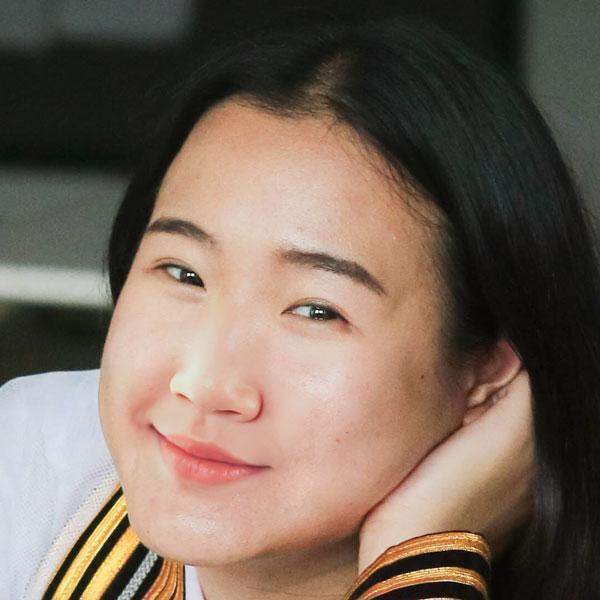
%> input picture SCDL/Data/Training_human_face/10.jpg, 600 x 600 px; its folder holds only this picture in this run
$ octave Demo_Dictionary_Training.m   (GNU Octave 9; MATLAB toolbox functions it lacks are replaced by stand-ins)
%> lines starting %> are read from the running program, lines starting %| are printed output that depends on the picture
### SCDL/rnd_smp_patch.m
function [Xh, Xl] = rnd_smp_patch(img_path, type, patch_size, num_patch, upscale)
%> called with img_path = 'Data/Training_human_face', type = '*.jpg', patch_size = 5, num_patch = 10000, upscale = 2

img_dir = dir(fullfile(img_path, type));

Xh = [];
Xl = [];

img_num = length(img_dir);
nper_img = zeros(1, img_num);

for ii = 1:length(img_dir),
    im = imread(fullfile(img_path, img_dir(ii).name));
%> im is the input picture: size 600x600x3 uint8; mean R, G, B 120, 103.3, 90.9
    nper_img(ii) = prod(size(im));
end

nper_img = floor(nper_img*num_patch/sum(nper_img));
%> nper_img = 10000

for ii = 1:img_num,
    patch_num = nper_img(ii);
%> patch_num = 10000
    im = imread(fullfile(img_path, img_dir(ii).name));
    [H, L] = sample_patches(im, patch_size, patch_num, upscale);
    Xh = [Xh, H];
    Xl = [Xl, L];
end

patch_path = ['Training/rnd_patches_' num2str(patch_size) '_' num2str(num_patch) '_s' num2str(upscale) '.mat'];
save(patch_path, 'Xh', 'Xl');

### SCDL/sample_patches.m
function [HP, LP] = sample_patches(im, patch_size, patch_num, upscale)
%> called with patch_size = 5, patch_num = 10000, upscale = 2

if size(im, 3) == 3,
    hIm = rgb2gray(im);
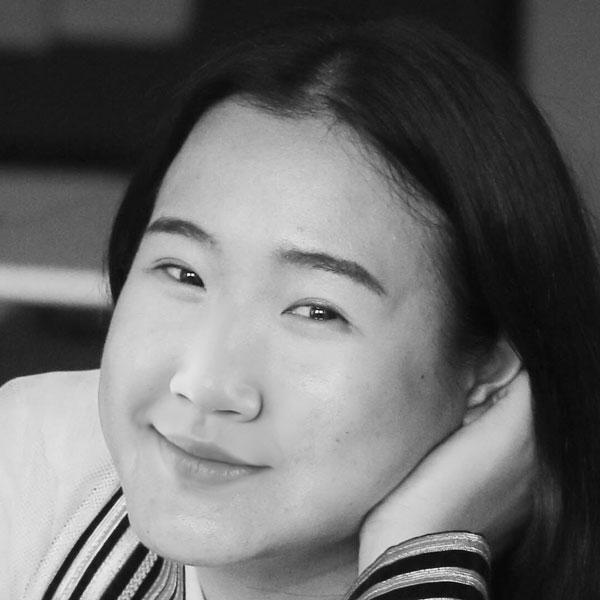
%> hIm: size 600x600 uint8; min 1, max 254, mean 106.9
else
    hIm = im;
end

% generate low resolution counter parts
lIm = imresize(hIm, 1/upscale, 'bicubic');
lIm = imresize(lIm, size(hIm), 'bicubic');
%> lIm: size 600x600 uint8
[nrow, ncol] = size(hIm);
%> nrow = 600; ncol = 600

x = randperm(nrow-2*patch_size-1) + patch_size;
y = randperm(ncol-2*patch_size-1) + patch_size;

[X,Y] = meshgrid(x,y);

xrow = X(:);
ycol = Y(:);

if patch_num < length(xrow),
    xrow = xrow(1:patch_num);
    ycol = ycol(1:patch_num);
end

patch_num = length(xrow);
%> patch_num = 10000

hIm = double(hIm);
%> hIm: size 600x600 double
lIm = double(lIm);
%> lIm: size 600x600 double

H = zeros(patch_size^2,     length(xrow));
L = zeros(4*patch_size^2,   length(xrow));

% compute the first and second order gradients
hf1 = [-1,0,1];
vf1 = [-1,0,1]';

lImG11 = conv2(lIm, hf1,'same');
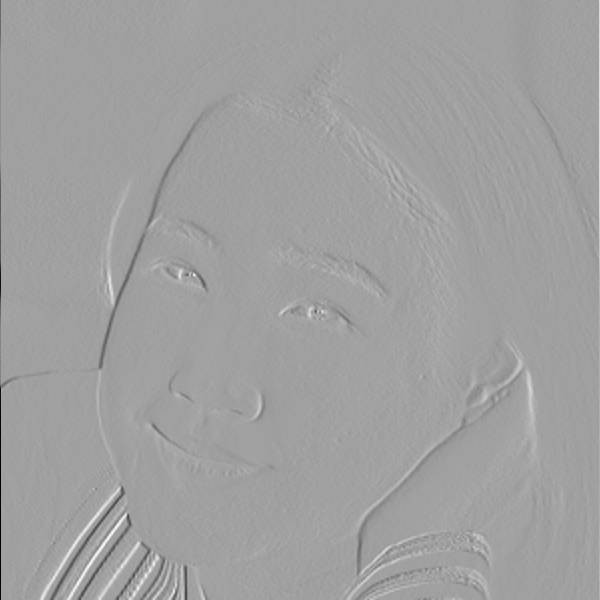
%> lImG11: size 600x600 double; min -222, max 131, mean 0.1; drawn with min black and max white
lImG12 = conv2(lIm, vf1,'same');
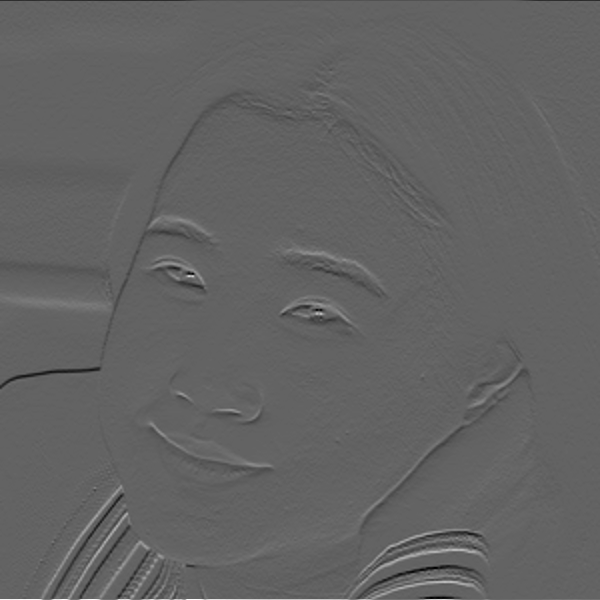
%> lImG12: size 600x600 double; min -141, max 222, mean -0.1; drawn with min black and max white

hf2 = [1,0,-2,0,1];
vf2 = [1,0,-2,0,1]';

lImG21 = conv2(lIm,hf2,'same');
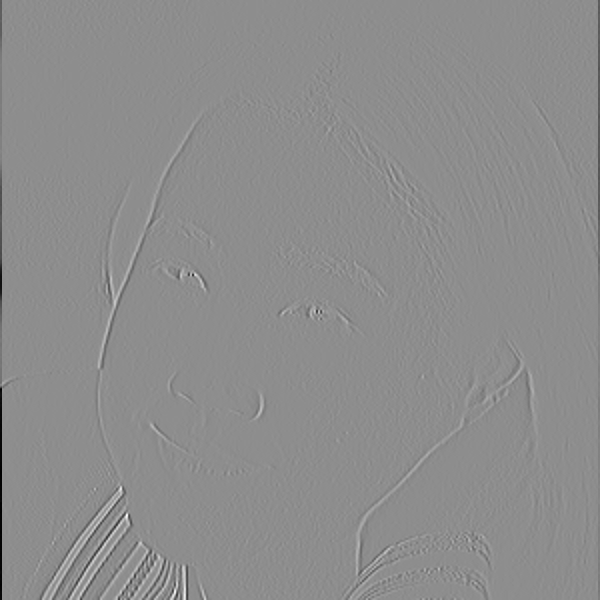
%> lImG21: size 600x600 double; min -225, max 180, mean -0.5; drawn with min black and max white
lImG22 = conv2(lIm,vf2,'same');
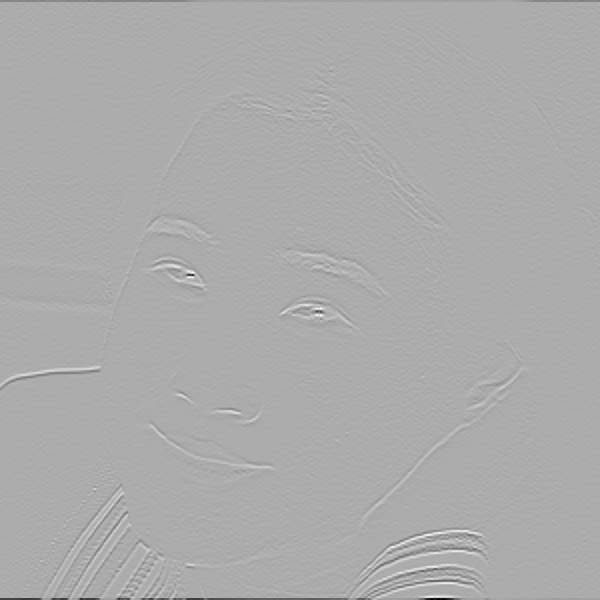
%> lImG22: size 600x600 double; min -339, max 163, mean -0.5; drawn with min black and max white

for ii = 1:patch_num,
    row = xrow(ii);
    col = ycol(ii);

    Hpatch = hIm(row:row+patch_size-1,col:col+patch_size-1);

    Lpatch1 = lImG11(row:row+patch_size-1,col:col+patch_size-1);
    Lpatch2 = lImG12(row:row+patch_size-1,col:col+patch_size-1);
    Lpatch3 = lImG21(row:row+patch_size-1,col:col+patch_size-1);
    Lpatch4 = lImG22(row:row+patch_size-1,col:col+patch_size-1);

    Lpatch = [Lpatch1(:),Lpatch2(:),Lpatch3(:),Lpatch4(:)];
    Lpatch = Lpatch(:);

    HP(:,ii) = Hpatch(:)-mean(Hpatch(:));
    LP(:,ii) = Lpatch;
end

### SCDL/patch_pruning.m
function [Xh, Xl] = patch_pruning(Xh, Xl, threshold)
%> called with threshold = 10

pvars = var(Xh, 0, 1);

idx = pvars > threshold;
%> idx = 10000 logical values, 4690 true

Xh = Xh(:, idx);
Xl = Xl(:, idx);

### SCDL/train_coupled_dict.m
function [Dh, Dl] = train_coupled_dict(Xh, Xl, dict_size, lambda, upscale)
%> called with dict_size = 1024, lambda = 0.15, upscale = 2

addpath(genpath('RegularizedSC'));

hDim = size(Xh, 1);
%> hDim = 25
lDim = size(Xl, 1);
%> lDim = 100

% should pre-normalize Xh and Xl !
hNorm = sqrt(sum(Xh.^2));
%> hNorm = 4690 values, max 410.6 at index 4342, min 15.5 at index 4158, mean 47.13
lNorm = sqrt(sum(Xl.^2));
%> lNorm = 4690 values, max 806.8 at index 1263, min 16.82 at index 2499, mean 91.33
Idx = find( hNorm & lNorm );
%> Idx = 4690 values from 1 to 4690

Xh = Xh(:, Idx);
Xl = Xl(:, Idx);

Xh = Xh./repmat(sqrt(sum(Xh.^2)), size(Xh, 1), 1);
Xl = Xl./repmat(sqrt(sum(Xl.^2)), size(Xl, 1), 1);

% joint learning of the dictionary
X = [sqrt(hDim)*Xh; sqrt(lDim)*Xl];
Xnorm = sqrt(sum(X.^2, 1));
%> Xnorm = 4690 values, max 11.18 at index 2808, min 11.18 at index 357, mean 11.18

clear Xh Xl;

X = X(:, Xnorm > 1e-5);
X = X./repmat(sqrt(sum(X.^2, 1)), hDim+lDim, 1);

idx = randperm(size(X, 2));

% dictionary training
%> the run ends on the next line
[D] = reg_sparse_coding(X, dict_size, [], 0, lambda, 1);

Dh = D(1:hDim, :);
Dl = D(hDim+1:end, :);

% normalize the dictionary
% Dh = Dh./repmat(sqrt(sum(Dh.^2, 1)), hDim, 1);
% Dl = Dl./repmat(sqrt(sum(Dl.^2, 1)), lDim, 1);

patch_size = sqrt(size(Dh, 1));

% dict_path = ['Dictionary_new/D_' num2str(dict_size) '_' num2str(lambda) '_' num2str(patch_size) '_s' num2str(upscale) '.mat' ];
dict_path = 'Dictionary_new/coupled_dict.mat';
save(dict_path, 'Dh', 'Dl');

### SCDL/Demo_Dictionary_Training.m
% ========================================================================
% Demo codes for dictionary training by joint sparse coding
%
% Reference
%   J. Yang et al. Image super-resolution as sparse representation of raw
%   image patches. CVPR 2008.
%   J. Yang et al. Image super-resolution via sparse representation. IEEE
%   Transactions on Image Processing, Vol 19, Issue 11, pp2861-2873, 2010
%
% Jianchao Yang
% ECE Department, University of Illinois at Urbana-Champaign
% For any questions, send email to jyang29@uiuc.edu
% =========================================================================

clear all; clc; close all;
addpath(genpath('RegularizedSC'));

TR_IMG_PATH = 'Data/Training_human_face';

dict_size   = 1024;          % dictionary size
lambda      = 0.15;         % sparsity regularization
patch_size  = 5;            % image patch size
nSmp        = 10000;       % number of patches to sample
upscale     = 2;            % upscaling factor

% randomly sample image patches
[Xh, Xl] = rnd_smp_patch(TR_IMG_PATH, '*.jpg', patch_size, nSmp, upscale);

% prune patches with small variances, threshould chosen based on the
% training data
[Xh, Xl] = patch_pruning(Xh, Xl, 10);
% joint sparse coding
[Dh, Dl] = train_coupled_dict(Xh, Xl, dict_size, lambda, upscale);
